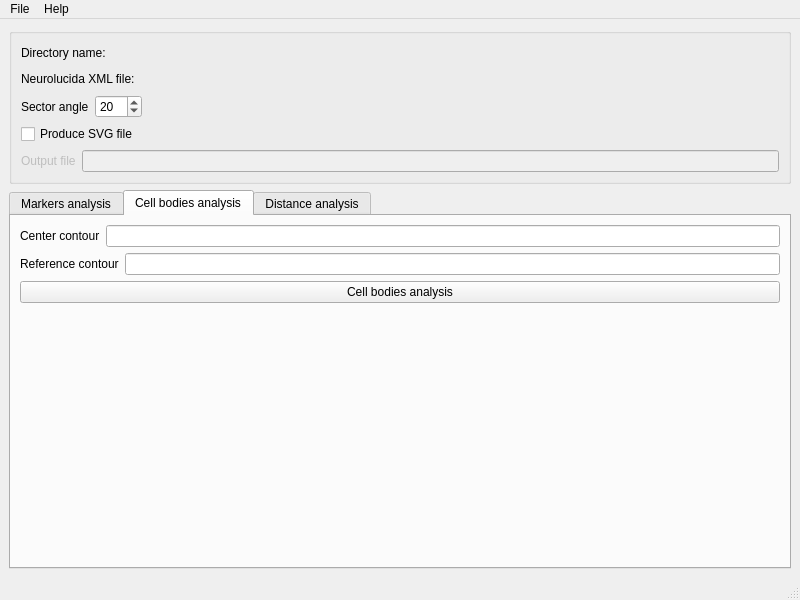
<?xml version="1.0" encoding="UTF-8"?>
<ui version="4.0">
 <class>MainWindow</class>
 <widget class="QMainWindow" name="MainWindow">
  <property name="geometry">
   <rect>
    <x>0</x>
    <y>0</y>
    <width>800</width>
    <height>600</height>
   </rect>
  </property>
  <property name="windowTitle">
   <string>Neurolucida Companion for Spatial Distribution Analysis</string>
  </property>
  <widget class="QWidget" name="centralwidget">
   <layout class="QVBoxLayout" name="verticalLayout_3">
    <item>
     <layout class="QVBoxLayout" name="verticalLayout_2">
      <item>
       <widget class="QGroupBox" name="gbParameters">
        <property name="title">
         <string/>
        </property>
        <layout class="QVBoxLayout" name="verticalLayout">
         <item>
          <layout class="QHBoxLayout" name="horizontalLayout_5">
           <item>
            <widget class="QLabel" name="label_4">
             <property name="text">
              <string>Directory name:</string>
             </property>
            </widget>
           </item>
           <item>
            <widget class="QLabel" name="lbDirectoryName">
             <property name="text">
              <string/>
             </property>
            </widget>
           </item>
           <item>
            <spacer name="horizontalSpacer_3">
             <property name="orientation">
              <enum>Qt::Horizontal</enum>
             </property>
             <property name="sizeHint" stdset="0">
              <size>
               <width>40</width>
               <height>20</height>
              </size>
             </property>
            </spacer>
           </item>
          </layout>
         </item>
         <item>
          <layout class="QHBoxLayout" name="horizontalLayout">
           <item>
            <widget class="QLabel" name="label">
             <property name="text">
              <string>Neurolucida XML file:</string>
             </property>
            </widget>
           </item>
           <item>
            <widget class="QLabel" name="lbFileName">
             <property name="text">
              <string/>
             </property>
            </widget>
           </item>
           <item>
            <spacer name="horizontalSpacer_2">
             <property name="orientation">
              <enum>Qt::Horizontal</enum>
             </property>
             <property name="sizeHint" stdset="0">
              <size>
               <width>40</width>
               <height>20</height>
              </size>
             </property>
            </spacer>
           </item>
          </layout>
         </item>
         <item>
          <layout class="QHBoxLayout" name="horizontalLayout_2">
           <item>
            <widget class="QLabel" name="label_2">
             <property name="text">
              <string>Sector angle</string>
             </property>
            </widget>
           </item>
           <item>
            <widget class="QSpinBox" name="sbAngle">
             <property name="minimum">
              <number>1</number>
             </property>
             <property name="maximum">
              <number>360</number>
             </property>
             <property name="singleStep">
              <number>10</number>
             </property>
             <property name="value">
              <number>20</number>
             </property>
            </widget>
           </item>
           <item>
            <spacer name="horizontalSpacer">
             <property name="orientation">
              <enum>Qt::Horizontal</enum>
             </property>
             <property name="sizeHint" stdset="0">
              <size>
               <width>40</width>
               <height>20</height>
              </size>
             </property>
            </spacer>
           </item>
          </layout>
         </item>
         <item>
          <widget class="QCheckBox" name="cbSVG">
           <property name="text">
            <string>Produce SVG file</string>
           </property>
          </widget>
         </item>
         <item>
          <layout class="QHBoxLayout" name="horizontalLayout_3">
           <item>
            <widget class="QLabel" name="label_3">
             <property name="enabled">
              <bool>false</bool>
             </property>
             <property name="text">
              <string>Output file</string>
             </property>
            </widget>
           </item>
           <item>
            <widget class="QLineEdit" name="leOutputFile">
             <property name="enabled">
              <bool>false</bool>
             </property>
            </widget>
           </item>
          </layout>
         </item>
        </layout>
       </widget>
      </item>
      <item>
       <widget class="QTabWidget" name="tabWidget">
        <property name="currentIndex">
         <number>1</number>
        </property>
        <widget class="QWidget" name="tab">
         <attribute name="title">
          <string>Markers analysis</string>
         </attribute>
         <layout class="QVBoxLayout" name="verticalLayout_5">
          <item>
           <layout class="QVBoxLayout" name="verticalLayout_4">
            <item>
             <widget class="QPushButton" name="pbMarkersAnalysis">
              <property name="text">
               <string>Markers analysis</string>
              </property>
             </widget>
            </item>
            <item>
             <spacer name="verticalSpacer">
              <property name="orientation">
               <enum>Qt::Vertical</enum>
              </property>
              <property name="sizeHint" stdset="0">
               <size>
                <width>20</width>
                <height>40</height>
               </size>
              </property>
             </spacer>
            </item>
           </layout>
          </item>
         </layout>
        </widget>
        <widget class="QWidget" name="tab_2">
         <attribute name="title">
          <string>Cell bodies analysis</string>
         </attribute>
         <layout class="QVBoxLayout" name="verticalLayout_7">
          <item>
           <layout class="QVBoxLayout" name="verticalLayout_6">
            <item>
             <layout class="QHBoxLayout" name="horizontalLayout_8">
              <item>
               <widget class="QLabel" name="label_8">
                <property name="text">
                 <string>Center contour</string>
                </property>
               </widget>
              </item>
              <item>
               <widget class="QLineEdit" name="le_centerContour_2"/>
              </item>
             </layout>
            </item>
            <item>
             <layout class="QHBoxLayout" name="horizontalLayout_9">
              <item>
               <widget class="QLabel" name="label_9">
                <property name="text">
                 <string>Reference contour</string>
                </property>
               </widget>
              </item>
              <item>
               <widget class="QLineEdit" name="leRefContour_2"/>
              </item>
             </layout>
            </item>
            <item>
             <widget class="QPushButton" name="pbCellBodiesAnalysis">
              <property name="text">
               <string>Cell bodies analysis</string>
              </property>
             </widget>
            </item>
            <item>
             <spacer name="verticalSpacer_2">
              <property name="orientation">
               <enum>Qt::Vertical</enum>
              </property>
              <property name="sizeHint" stdset="0">
               <size>
                <width>20</width>
                <height>40</height>
               </size>
              </property>
             </spacer>
            </item>
           </layout>
          </item>
         </layout>
        </widget>
        <widget class="QWidget" name="tab_3">
         <attribute name="title">
          <string>Distance analysis</string>
         </attribute>
         <layout class="QVBoxLayout" name="verticalLayout_10">
          <item>
           <layout class="QVBoxLayout" name="verticalLayout_9">
            <item>
             <layout class="QHBoxLayout" name="horizontalLayout_7">
              <item>
               <widget class="QLabel" name="label_7">
                <property name="text">
                 <string>Center contour</string>
                </property>
               </widget>
              </item>
              <item>
               <widget class="QLineEdit" name="le_centerContour"/>
              </item>
             </layout>
            </item>
            <item>
             <layout class="QHBoxLayout" name="horizontalLayout_6">
              <item>
               <widget class="QLabel" name="label_6">
                <property name="text">
                 <string>Reference contour</string>
                </property>
               </widget>
              </item>
              <item>
               <widget class="QLineEdit" name="leRefContour"/>
              </item>
             </layout>
            </item>
            <item>
             <layout class="QHBoxLayout" name="horizontalLayout_4">
              <item>
               <widget class="QLabel" name="label_5">
                <property name="text">
                 <string>Number of subcontours</string>
                </property>
               </widget>
              </item>
              <item>
               <widget class="QSpinBox" name="sbSubContoursNb">
                <property name="minimum">
                 <number>0</number>
                </property>
                <property name="maximum">
                 <number>100</number>
                </property>
                <property name="singleStep">
                 <number>1</number>
                </property>
                <property name="value">
                 <number>10</number>
                </property>
               </widget>
              </item>
              <item>
               <spacer name="horizontalSpacer_4">
                <property name="orientation">
                 <enum>Qt::Horizontal</enum>
                </property>
                <property name="sizeHint" stdset="0">
                 <size>
                  <width>40</width>
                  <height>20</height>
                 </size>
                </property>
               </spacer>
              </item>
             </layout>
            </item>
            <item>
             <layout class="QVBoxLayout" name="verticalLayout_8">
              <item>
               <widget class="QPushButton" name="pbDistanceAnalysis">
                <property name="text">
                 <string>Distance analysis</string>
                </property>
               </widget>
              </item>
              <item>
               <spacer name="verticalSpacer_3">
                <property name="orientation">
                 <enum>Qt::Vertical</enum>
                </property>
                <property name="sizeHint" stdset="0">
                 <size>
                  <width>20</width>
                  <height>40</height>
                 </size>
                </property>
               </spacer>
              </item>
             </layout>
            </item>
           </layout>
          </item>
         </layout>
         <zorder>pbDistanceAnalysis</zorder>
         <zorder>verticalSpacer_3</zorder>
         <zorder>label_7</zorder>
         <zorder>le_centerContour</zorder>
        </widget>
       </widget>
      </item>
     </layout>
    </item>
   </layout>
  </widget>
  <widget class="QMenuBar" name="menubar">
   <property name="geometry">
    <rect>
     <x>0</x>
     <y>0</y>
     <width>800</width>
     <height>21</height>
    </rect>
   </property>
   <widget class="QMenu" name="menu">
    <property name="title">
     <string>File</string>
    </property>
    <addaction name="actionOpen_Neurolucida_XML_file"/>
    <addaction name="actionOpenAll"/>
    <addaction name="actionQuit"/>
   </widget>
   <widget class="QMenu" name="menuHelp">
    <property name="title">
     <string>Help</string>
    </property>
    <addaction name="actionAbout"/>
   </widget>
   <addaction name="menu"/>
   <addaction name="menuHelp"/>
  </widget>
  <widget class="QStatusBar" name="statusbar"/>
  <action name="actionQuit">
   <property name="text">
    <string>Quit</string>
   </property>
  </action>
  <action name="actionOpen_Neurolucida_XML_file">
   <property name="text">
    <string>Open Neurolucida XML file</string>
   </property>
  </action>
  <action name="actionAbout">
   <property name="text">
    <string>About...</string>
   </property>
  </action>
  <action name="actionOpenAll">
   <property name="text">
    <string>Open all XML from directory</string>
   </property>
  </action>
 </widget>
 <resources/>
 <connections/>
</ui>
